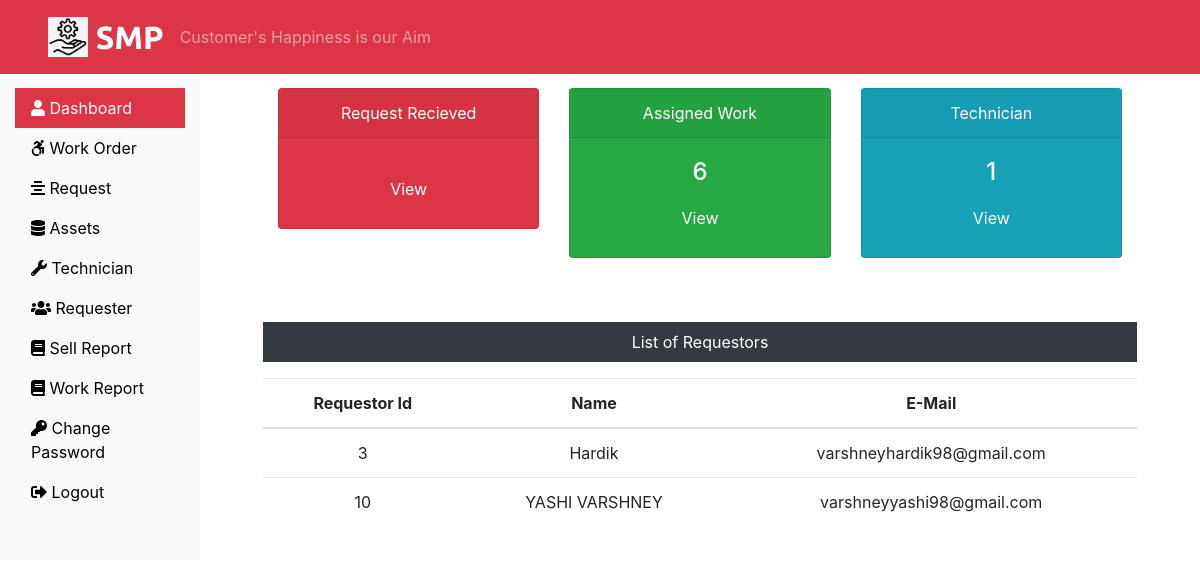
Before: /Admin/admin_dashboard.php (signed in) with the older database file.
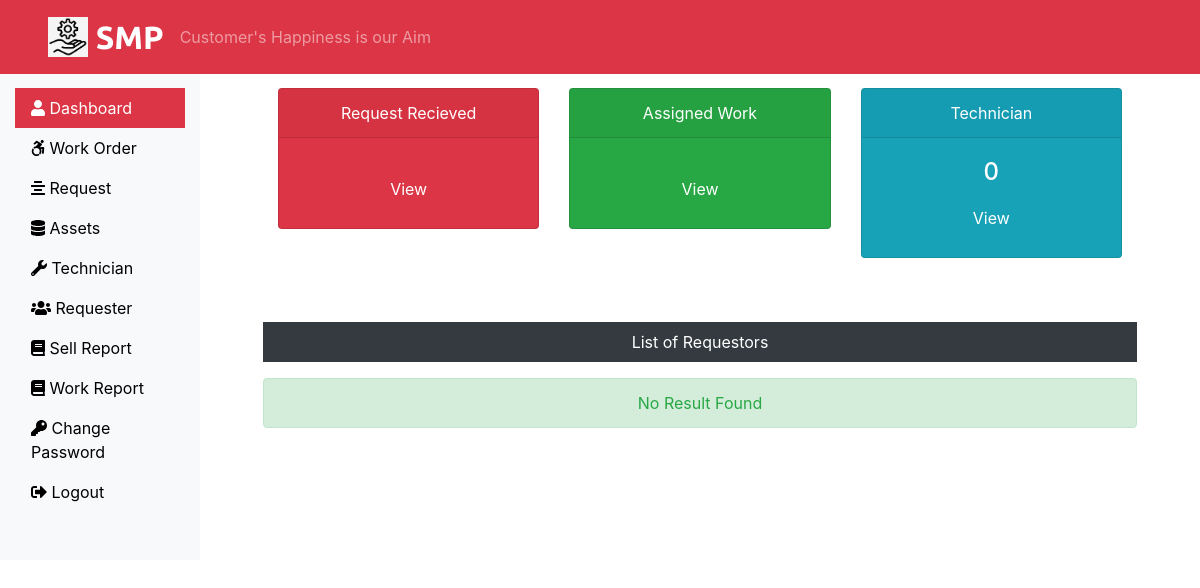
After: the same page with the newer database file.
### tables this page shows
CREATE TABLE `requestor_login` (
  `id` int(11) NOT NULL,
  `name` varchar(60) NOT NULL,
  `mail` varchar(60) NOT NULL,
  `password` varchar(60) NOT NULL
);

### Admin/admin_dashboard.php (the view, shortened to what this page needs)
<?php
    include('header.php');
    include('../db_connection.php');
    $qry="select max(r_no) from assigned_work";
    $result2=$con->query($qry);
    $row2=$result2->fetch_row();
    $submitrequest2 = $row2[0];
    $query="select * from technician_login";
    $result3=$con->query($query);
    $row3=$result3->num_rows;
?>
<div class="col-md-10">
    <div class="row mx-5 mt-5">
        <div class="col-md-4">
            <div class="card text-white bg-danger mb-3 text-center">
                <div class="card-header">Request Recieved</div>
                <div class="card-body">
                    <a href="request.php" class="btn text-white">View</a>
                </div>
            </div>
        </div>
        <div class="col-md-4">
        <div class="card text-white bg-success mb-3 text-center">
                <div class="card-header">Assigned Work</div>
                <div class="card-body">
                    <h4 class="card-title"><?php echo $submitrequest2 ;?></h4>
                    <a href="work.php" class="btn text-white">View</a>
                </div>
            </div>
        </div>
        <div class="col-md-4">
        <div class="card text-white bg-info mb-3 text-center">
                <div class="card-header">Technician</div>
                <div class="card-body">
                    <h4 class="card-title"><?php echo $row3 ;?></h4>
                    <a href="technician.php" class="btn text-white">View</a>
                </div>
            </div>
        </div>
    </div>
    <div class="mx-5 mt-5 text-center">
        <p class="bg-dark text-white p-2">List of Requestors</p>
        <?php
            $sql="select * from requestor_login";
            $result=$con->query($sql);
            if($result->num_rows > 0)
            {
            ?>
                <table class="table">
                <thead>
                    <tr>
                        <th> Requestor Id</th>
                        <th>Name</th>
                        <th>E-Mail</th>
                    </tr>
                </thead>
                <tbody>
                <?php
                    while($row=$result->fetch_assoc())
                    {
                ?>
                    <tr>
                        <td><?php echo $row['id']; ?></td>
                        <td><?php echo $row['name']; ?></td>
                        <td><?php echo $row['mail']; ?></td>
                    </tr>
                        <?php } ?>
                </tbody>
                </table>
            <?php
            }
            else
            {
                echo '<div class="alert alert-success text-success text-center mt-2" role="alert">No Result Found</div>';
            }
            ?>
    </div>
</div>
<?php
    include('../Requester/footer.php');
?>

### Admin/header.php (shortened to what this page needs)
<!DOCTYPE html>
<html lang="en">
<head>
    <link rel="stylesheet" href="../CSS/bootstrap.min.css">
    <link rel="stylesheet" href="../CSS/all.min.css">
    <link rel="stylesheet" href="../CSS/custom.css">
</head>
<body>
    <nav class="navbar navbar-expand-sm navbar-dark bg-danger pl-5 fixed-top" >
    <a href="index.php" class="navbar-brand">
    <img src="../images/logo.jpg" width="40" height="40" class="d-inline-block align-top mt-1" alt="" loading="lazy">
    SMP
    </a>
    <span class="navbar-text">Customer's Happiness is our Aim</span>
    </nav>
    <div class="container-fluid" style="margin-top:40px">
        <div class="row">
            <nav class="col-sm-2 bg-light sidebar py-5 d-print-none">
                <div class="sidebar-sticky">
                    <ul class="nav flex-column">
                        <li class="nav-item"><a href="admin_dashboard.php" class="nav-link <?php if(PAGE=='admin_dashboard'){echo 'active';} ?>"><i class="fas fa-user"></i> Dashboard</a></li>
                        <li class="nav-item"><a href="work.php" class="nav-link <?php if(PAGE=='work'){echo 'active';} ?>"><i class="fab fa-accessible-icon"></i> Work Order</a></li>
                        <li class="nav-item"><a href="request.php" class="nav-link <?php if(PAGE=='request'){echo 'active';} ?>"><i class="fa fa-align-center "></i> Request</a></li>
                        <li class="nav-item"><a href="asset.php" class="nav-link <?php if(PAGE=='asset'){echo 'active';} ?>"><i class="fa fa-database "></i> Assets</a></li>
                        <li class="nav-item"><a href="technician.php" class="nav-link <?php if(PAGE=='technician'){echo 'active';} ?>"><i class="fa fa-wrench "></i> Technician</a></li>
                        <li class="nav-item"><a href="requestor.php" class="nav-link <?php if(PAGE=='requestor'){echo 'active';} ?>"><i class="fa fa-users "></i> Requester</a></li>
                        <li class="nav-item"><a href="sell_report.php" class="nav-link <?php if(PAGE=='sell_report'){echo 'active';} ?>"><i class="fa fa-book "></i> Sell Report</a></li>
                        <li class="nav-item"><a href="work_report.php" class="nav-link <?php if(PAGE=='work_report'){echo 'active';} ?>"><i class="fa fa-book "></i> Work Report</a></li>
                        <li class="nav-item"><a href="change_password.php" class="nav-link <?php if(PAGE=='change_password'){echo 'active';} ?>"><i class="fas fa-key "></i> Change Password</a></li>
                        <li class="nav-item"><a href="../logout.php" class="nav-link "><i class="fas fa-sign-out-alt "></i> Logout</a></li>
                    </ul>
                </div>
            </nav>

### Requester/footer.php (shortened to what this page needs)
        </div>
    </div>
</body>
</html>

### CSS/custom.css (style rules this page uses)
.navbar-brand { font-family: "Ubuntu", sans-serif; font-size: 2em; font-weight:bold; }
a { color:black; }
.active { color: white; background-color: #dc3545 }

Changed rows visible on the page:
removed requestor_login: id "3", name "Hardik", mail "varshneyhardik98@gmail.com"
removed requestor_login: id "10", name "YASHI VARSHNEY", mail "varshneyyashi98@gmail.com"
Other visible differences:
$row3: "1" → "0"
$submitrequest2: "6" → (not shown)
text no longer shown: "Requestor Id Name E-Mail"
text now shown: "No Result Found"
